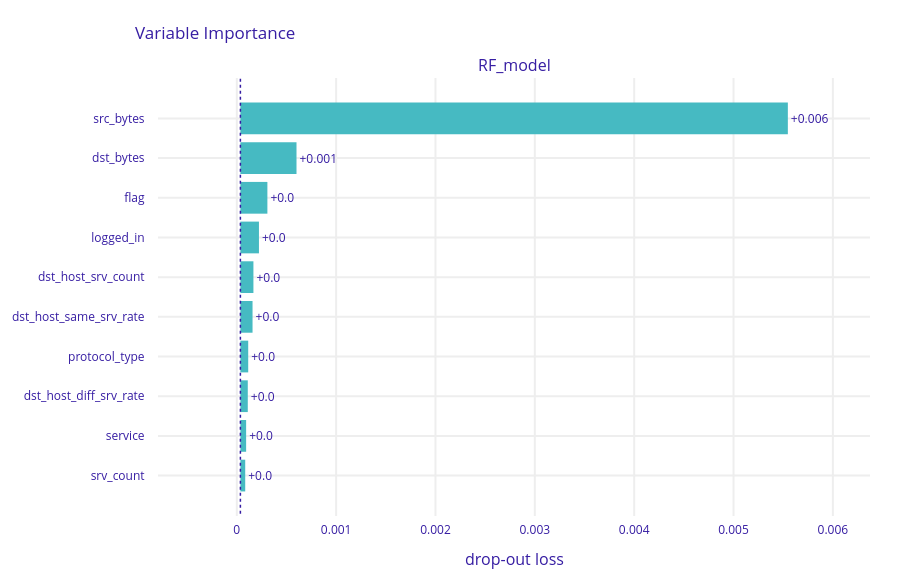

The notebook cell saved with this chart:
### Code cell
pfi.plot(bar_width=32)

### Figure 1 — Plotly figure (JSON) as saved in the notebook; plotly's stock layout.template omitted (floating-point values rounded to 4 significant figures)
{"data": [{"base": 3.618e-05, "hoverinfo": "text", "hoverlabel": {"bgcolor": "rgba(0,0,0,0.8)"}, "hovertext": ["Model: RF_model loss after<br>variable: src_bytes is permuted: 0.006<br>Drop-out loss change: +0.006", "Model: RF_model loss after<br>variable: dst_bytes is permuted: 0.001<br>Drop-out loss change: +0.001", "Model: RF_model loss after<br>variable: flag is permuted: 0.0<br>Drop-out loss change: +0.0", "Model: RF_model loss after<br>variable: logged_in is permuted: 0.0<br>Drop-out loss change: +0.0", "Model: RF_model loss after<br>variable: dst_host_srv_count is permuted: 0.0<br>Drop-out loss change: +0.0", "Model: RF_model loss after<br>variable: dst_host_same_srv_rate is permuted: 0.0<br>Drop-out loss change: +0.0", "Model: RF_model loss after<br>variable: protocol_type is permuted: 0.0<br>Drop-out loss change: +0.0", "Model: RF_model loss after<br>variable: dst_host_diff_srv_rate is permuted: 0.0<br>Drop-out loss change: +0.0", "Model: RF_model loss after<br>variable: service is permuted: 0.0<br>Drop-out loss change: +0.0", "Model: RF_model loss after<br>variable: srv_count is permuted: 0.0<br>Drop-out loss change: +0.0"], "marker": {"color": "#46bac2"}, "orientation": "h", "showlegend": false, "text": ["+0.006", "+0.001", "+0.0", "+0.0", "+0.0", "+0.0", "+0.0", "+0.0", "+0.0", "+0.0"], "textposition": "outside", "type": "bar", "x": [0.005511, 0.0005649, 0.0002718, 0.0001869, 0.0001312, 0.0001223, 7.87e-05, 7.443e-05, 5.784e-05, 4.865e-05], "xaxis": "x", "y": ["src_bytes", "dst_bytes", "flag", "logged_in", "dst_host_srv_count", "dst_host_same_srv_rate", "protocol_type", "dst_host_diff_srv_rate", "service", "srv_count"], "yaxis": "y"}], "layout": {"annotations": [{"font": {"size": 16}, "showarrow": false, "text": "RF_model", "x": 0.5, "xanchor": "center", "xref": "paper", "y": 1, "yanchor": "bottom", "yref": "paper"}, {"font": {"size": 16}, "showarrow": false, "text": "drop-out loss", "x": 0.5, "xanchor": "center", "xref": "paper", "y": 0, "yanchor": "top", "yref": "paper", "yshift": -30}], "font": {"color": "#371ea3"}, "height": 587, "margin": {"b": 71, "r": 30, "t": 78}, "shapes": [{"line": {"color": "#371ea3", "dash": "dot", "width": 1.5}, "type": "line", "x0": 3.618e-05, "x1": 3.618e-05, "xref": "x", "y0": -1, "y1": 10, "yref": "y"}], "title": {"text": "Variable Importance", "x": 0.15}, "xaxis": {"anchor": "y", "automargin": true, "domain": [0, 1], "fixedrange": true, "gridwidth": 2, "range": [-0.0007932, 0.006374], "tickcolor": "white", "ticklen": 3, "ticks": "outside", "type": "linear", "zeroline": false}, "yaxis": {"anchor": "x", "automargin": true, "autorange": "reversed", "domain": [0, 1], "fixedrange": true, "gridwidth": 2, "tickcolor": "white", "ticklen": 10, "ticks": "outside", "type": "category"}}}
